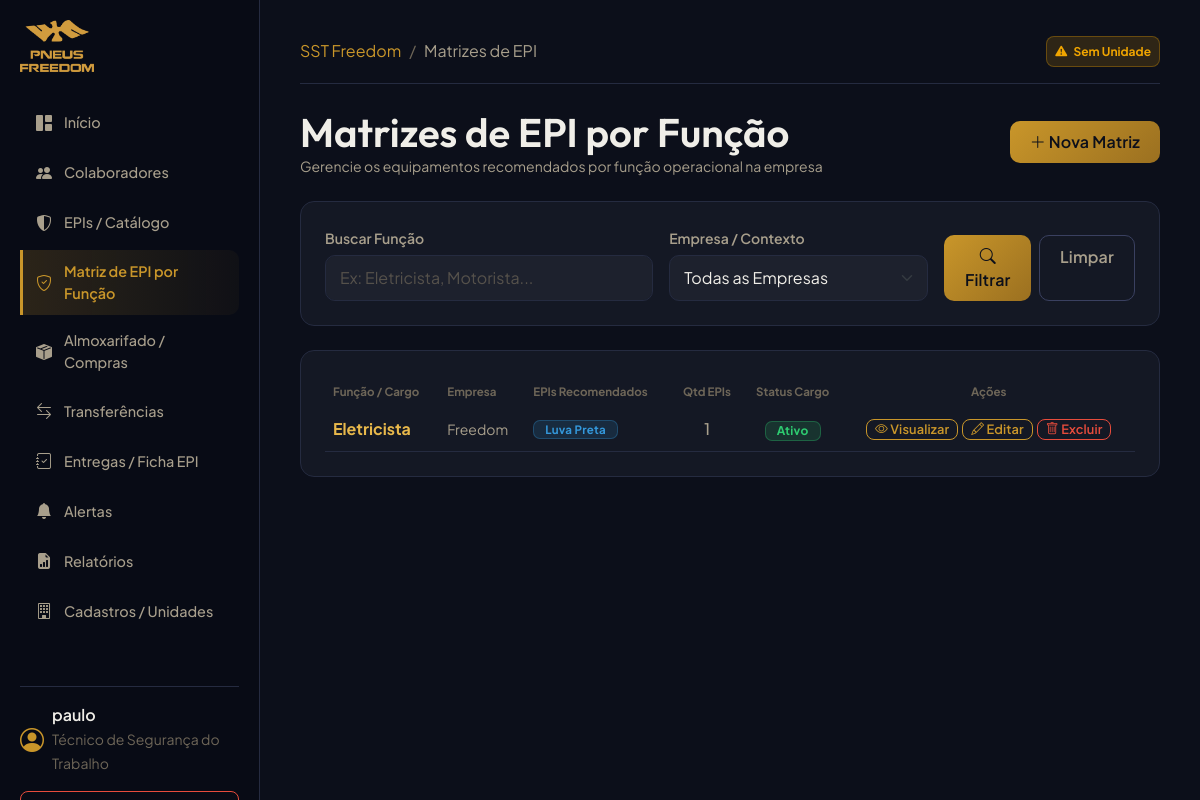
/ppe/matrices/ (signed in), run on an earlier commit of the app's database.
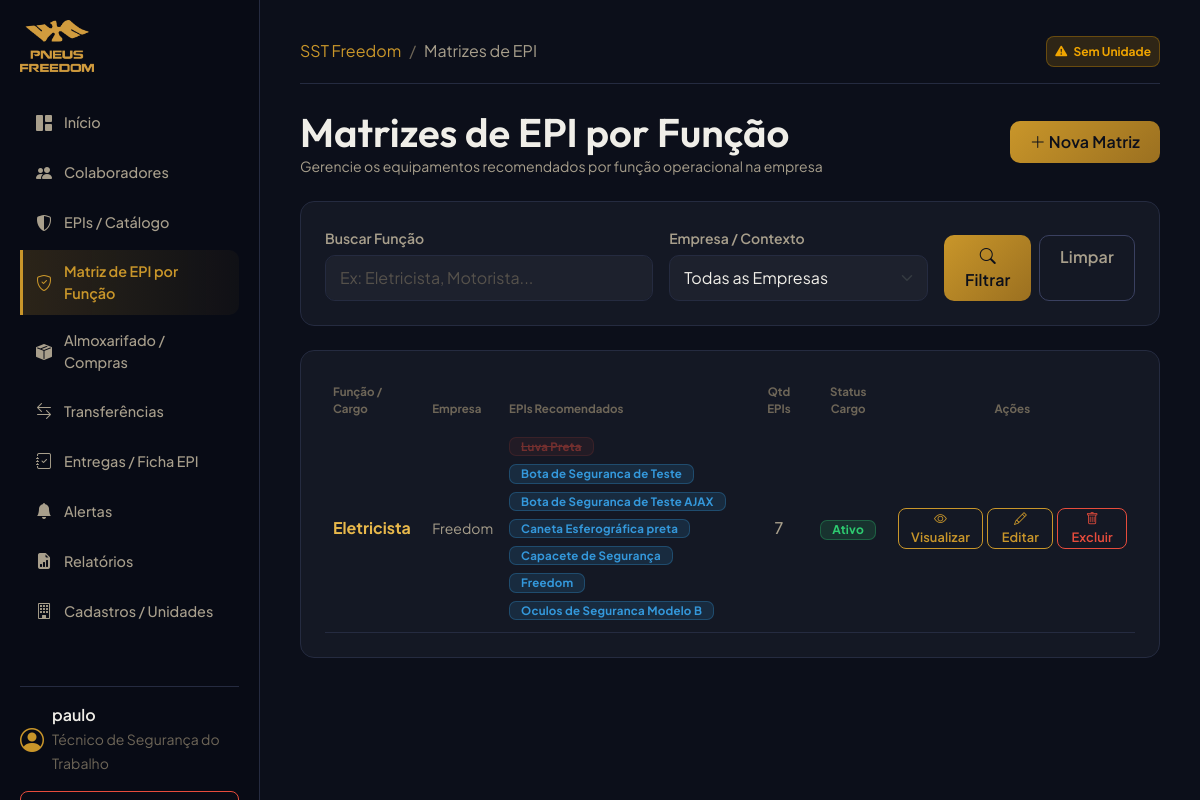
And on a later commit of the database.
### organizations/models.py (models this page shows, shortened)
class Function(models.Model):
    company = models.ForeignKey(Company, on_delete=models.PROTECT, related_name='functions', verbose_name="Empresa")
    nome = models.CharField(max_length=255, verbose_name="Nome da Função/Cargo")
    descricao = models.TextField(blank=True, null=True, verbose_name="Descrição")
    ativo = models.BooleanField(default=True, verbose_name="Ativo")
    class Meta:
        verbose_name = "Função/Cargo"
        verbose_name_plural = "Funções/Cargos"
        unique_together = ('company', 'nome')

class Company(models.Model):
    razao_social = models.CharField(max_length=255, verbose_name="Razão Social")
    nome_fantasia = models.CharField(max_length=255, verbose_name="Nome Fantasia")
    cnpj = models.CharField(max_length=18, unique=True, verbose_name="CNPJ")
    ativo = models.BooleanField(default=True, verbose_name="Ativo")
    class Meta:
        verbose_name = "Empresa"
        verbose_name_plural = "Empresas"
        permissions = [
            ("can_force_cascade_delete", "Pode forçar a exclusão em cascata de registros"),
        ]

### ppe/models.py (models this page shows, shortened)
class PPEMatrix(models.Model):
    funcao = models.ForeignKey(Function, on_delete=models.CASCADE, related_name='ppe_matrix_entries', verbose_name="Função/Cargo")
    product = models.ForeignKey(Product, on_delete=models.PROTECT, verbose_name="EPI")
    variant = models.ForeignKey(ProductVariant, on_delete=models.PROTECT, blank=True, null=True, verbose_name="Variante Específica")
    obrigatorio = models.BooleanField(default=True, verbose_name="Obrigatório")
    principal = models.BooleanField(default=True, verbose_name="EPI Principal da Função")
    quantidade_padrao = models.IntegerField(default=1, verbose_name="Quantidade Padrão")
    vida_util_dias = models.IntegerField(verbose_name="Vida Útil Padrão (Dias)")
    prazo_troca_preventiva = models.IntegerField(blank=True, null=True, verbose_name="Prazo de Troca Preventiva (Dias)")
    orientacoes = models.TextField(blank=True, null=True, verbose_name="Orientações e Instruções de Uso")
    ativo = models.BooleanField(default=True, verbose_name="Ativo")
    criado_por = models.ForeignKey(settings.AUTH_USER_MODEL, on_delete=models.SET_NULL, null=True, blank=True, verbose_name="Criado por")
    criado_em = models.DateTimeField(auto_now_add=True, verbose_name="Criado em")
    class Meta:
        verbose_name = "Matriz de EPI por Função"
        verbose_name_plural = "Matrizes de EPI por Função"
        unique_together = ('funcao', 'product')

class Product(models.Model):
    TIPO_PRODUTO_CHOICES = (
        ('EPI', 'EPI'),
        ('MATERIAL_SEGURANCA', 'Material de Segurança'),
        ('MATERIAL_CONSUMO', 'Material de Consumo'),
        ('FERRAMENTA', 'Ferramenta'),
        ('UNIFORME', 'Uniforme'),
        ('OUTRO', 'Outro'),
    )
    CATEGORIA_CHOICES = (
        ('PROTECAO_CABECA', 'Proteção da Cabeça'),
        ('PROTECAO_AUDITIVA', 'Proteção Auditiva'),
        ('PROTECAO_RESPIRATORIA', 'Proteção Respiratória'),
        ('PROTECAO_OCULAR', 'Proteção Ocular e Facial'),
        ('PROTECAO_TRONCO', 'Proteção do Tronco'),
        ('PROTECAO_MEMBROS_SUP', 'Proteção dos Membros Superiores'),
        ('PROTECAO_MEMBROS_INF', 'Proteção dos Membros Inferiores'),
        ('VESTUARIO', 'Vestuário / Fardamento'),
        ('OUTRO', 'Outro'),
    )
    nome = models.CharField(max_length=255, verbose_name="Nome do Produto")
    tipo_produto = models.CharField(max_length=50, choices=TIPO_PRODUTO_CHOICES, default='EPI', verbose_name="Tipo de Produto")
    categoria = models.CharField(max_length=50, choices=CATEGORIA_CHOICES, blank=True, null=True, default='OUTRO', verbose_name="Categoria de Proteção")
    ca_numero = models.CharField(max_length=50, blank=True, null=True, verbose_name="C.A. (Certificado de Aprovação)")
    descricao = models.TextField(blank=True, null=True, verbose_name="Descrição")
    unidade_medida = models.CharField(max_length=20, default="UND", verbose_name="Unidade de Medida")
    fabricante = models.CharField(max_length=255, blank=True, null=True, verbose_name="Fabricante Padrão")
    exige_ca = models.BooleanField(default=True, verbose_name="Exige C.A. (Certificado de Aprovação)")
    controlado_individualmente = models.BooleanField(default=True, verbose_name="Controlado Individualmente")
    ativo = models.BooleanField(default=True, verbose_name="Ativo")
    class Meta:
        verbose_name = "EPI / Produto"
        verbose_name_plural = "EPIs / Produtos"

### ppe/views.py (the view)
# urls.py: path('matrices/', PPEMatrixListView.as_view(), name='matrix_list'),
class PPEMatrixListView(LoginRequiredMixin, ListView):
    model = Function
    template_name = "ppe/matrix_list.html"
    context_object_name = "functions"
    paginate_by = 10
    def get_queryset(self):
        queryset = Function.objects.filter(ppe_matrix_entries__isnull=False).distinct()
        q = self.request.GET.get('q', '').strip()
        if q:
            queryset = queryset.filter(nome__icontains=q)
        company_id = self.request.GET.get('company', '').strip()
        if company_id:
            queryset = queryset.filter(company_id=company_id)
        queryset = queryset.select_related('company').prefetch_related(
            models.Prefetch('ppe_matrix_entries', queryset=PPEMatrix.objects.all().select_related('product', 'variant'))
        ).order_by('nome')
        return queryset
    def get_context_data(self, **kwargs):
        context = super().get_context_data(**kwargs)
        from organizations.models import Company
        context['companies'] = Company.objects.filter(ativo=True).order_by('razao_social')
        context['q'] = self.request.GET.get('q', '').strip()
        context['selected_company'] = self.request.GET.get('company', '').strip()
        return context

### accounts/models.py (called while the page is built)
    def is_tecnico(self):
        return self.profile_type == self.TECNICO_SST or self.is_superuser

    def is_almoxarife(self):
        return self.profile_type == self.ALMOXARIFE or self.is_superuser

### templates/ppe/matrix_list.html (shortened to what the changed rows need)
{% extends "base.html" %}
{% block content %}
<div class="d-flex justify-content-between align-items-center mb-4">
    <div>
        <h1 class="mb-0">Matrizes de EPI por Função</h1>
    </div>
</div>
<div class="card-premium">
    <div class="table-responsive">
        <table class="table table-dark table-hover mb-0" style="--bs-table-bg: transparent; --bs-table-border-color: var(--border-default);">
            <thead>
                <tr>
                    <th class="text-muted border-0" style="font-size: 0.72rem;">Função / Cargo</th>
                    <th class="text-muted border-0" style="font-size: 0.72rem;">Empresa</th>
                    <th class="text-muted border-0" style="font-size: 0.72rem;">EPIs Recomendados</th>
                    <th class="text-muted border-0 text-center" style="font-size: 0.72rem;">Qtd EPIs</th>
                    <th class="text-muted border-0 text-center" style="font-size: 0.72rem;">Status Cargo</th>
                    <th class="text-muted border-0 text-center" style="font-size: 0.72rem;">Ações</th>
                </tr>
            </thead>
            <tbody>
                {% for func in functions %}
                <tr>
                    <td class="text-light fw-semibold align-middle">
                        <a href="{% url 'function_detail' func.id %}" class="text-link text-decoration-none fw-bold">
                            {{ func.nome }}
                        </a>
                    </td>
                    <td class="align-middle text-secondary small">
                        {{ func.company.nome_fantasia|default:func.company.razao_social }}
                    </td>
                    <td class="align-middle" style="max-width: 320px;">
                        {% for entry in func.ppe_matrix_entries.all %}
                            {% if entry.ativo %}
                            <span class="badge-premium badge-premium-info me-1 mb-1 d-inline-block py-0" style="font-size: 0.72rem;">
                                {{ entry.product.nome }}
                            </span>
                            {% else %}
                            <span class="badge-premium badge-premium-danger me-1 mb-1 d-inline-block py-0 text-decoration-line-through" style="font-size: 0.72rem; opacity: 0.45;" title="Recomendação Inativa">
                                {{ entry.product.nome }}
                            </span>
                            {% endif %}
                        {% empty %}
                        <span class="text-muted small">Sem EPIs associados</span>
                        {% endfor %}
                    </td>
                    <td class="text-center align-middle fw-medium">
                        {{ func.ppe_matrix_entries.all|length }}
                    </td>
                    <td class="text-center align-middle">
                        {% if func.ativo %}
                        <span class="badge-premium badge-premium-success py-0" style="font-size: 0.75rem;">Ativo</span>
                        {% else %}
                        <span class="badge-premium badge-premium-danger py-0" style="font-size: 0.75rem;">Inativo</span>
                        {% endif %}
                    </td>
                    <td class="text-center align-middle">
                        <div class="d-flex justify-content-center align-items-center gap-1">
                            <a href="{% url 'function_detail' func.id %}" class="btn btn-sm btn-outline-primary btn-premium py-0 px-2" title="Visualizar Detalhes">
                                <i class="bi bi-eye"></i> Visualizar
                            </a>
                            {% if request.user.is_tecnico or request.user.is_admin %}
                            <a href="{% url 'matrix_bulk_update' func.id %}" class="btn btn-sm btn-outline-primary btn-premium py-0 px-2" title="Editar Matriz">
                                <i class="bi bi-pencil"></i> Editar
                            </a>
                            <a href="{% url 'matrix_bulk_delete' func.id %}" class="btn btn-sm btn-outline-danger btn-premium py-0 px-2" title="Excluir Matriz">
                                <i class="bi bi-trash"></i> Excluir
                            </a>
                            {% endif %}
                        </div>
                    </td>
                </tr>
                {% endfor %}
            </tbody>
        </table>
    </div>
</div>
{% endblock %}

What changed in the data, as far as the page shows it:
computed for Function "Eletricista": ppe_matrix_entries.all|length "1" → "7"
changed PPEMatrix "Luva Preta": ativo True → False (drawn)
added PPEMatrix: product.nome "Bota de Seguranca de Teste"
added PPEMatrix: product.nome "Bota de Seguranca de Teste AJAX"
added PPEMatrix: product.nome "Caneta Esferográfica preta"
added PPEMatrix: product.nome "Capacete de Segurança"
added PPEMatrix: product.nome "Freedom"
added PPEMatrix: product.nome "Oculos de Seguranca Modelo B"
